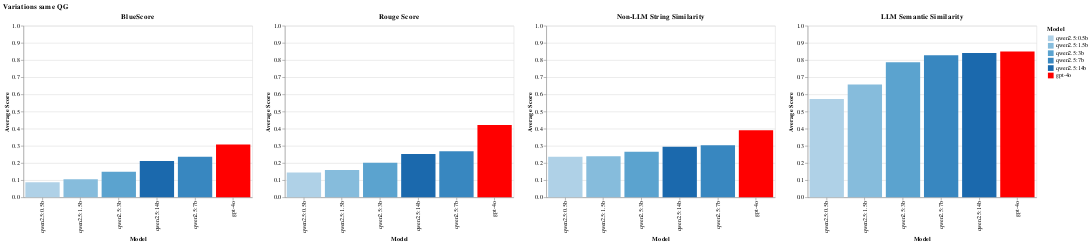
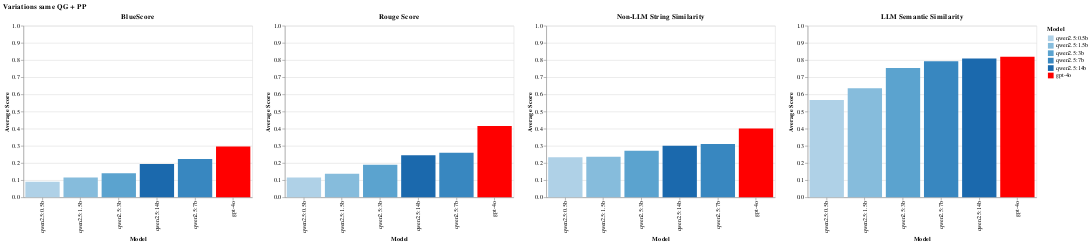
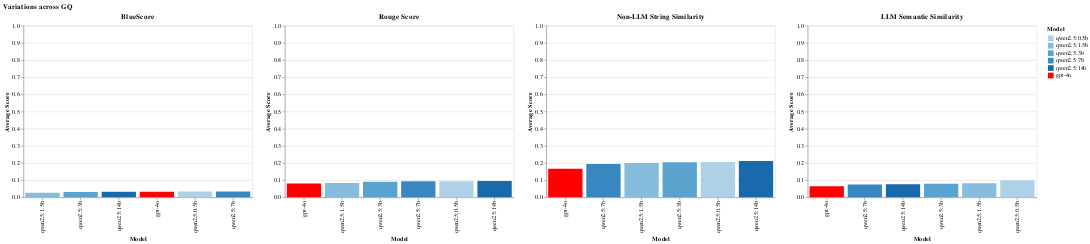
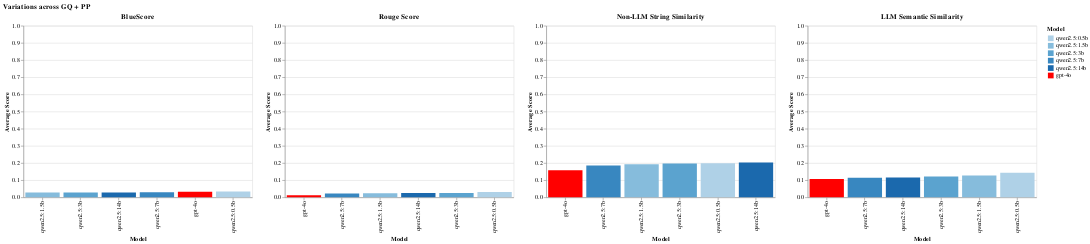

Source (notebook cell) for these figures, in order:
### Code cell
temp_list = [(False, False), (False, True), (True, False), (True, True)]
metric_order = ['BlueScore', 'Rouge Score', 'Non-LLM String Similarity', 'LLM Semantic Similarity']
all_average_scores = []
# Define color
# TODO: would be nice if this is automatic
color_scale = alt.Scale(
    domain=df['model'].unique(),
    range=['#afd1e7', '#86bcdc', '#5ba3cf', '#3887c0', '#1b69ad', 'red']
)
color_condition = alt.Color('model:N', title='Model', scale=color_scale)

for transpose, pre_processing in temp_list:
    transposed_path = 'transpose_' if transpose else ''
    preprocessed_path = 'preprocessed_' if pre_processing else ''
    file_path = f'../data/results/similarity_text-embedding-3-large_{transposed_path}{preprocessed_path}variants.json'

    with open(file_path, 'r', encoding='utf-8') as file:
        json_data = json.load(file)
    df = pd.DataFrame(json_data)

    # Title
    q_group = 'across GQ ' if transpose else 'same QG '
    pre_proc = '+ PP' if pre_processing else ''
    title = 'Variations ' + q_group + pre_proc

    # Chart
    chart = bar_chart(df, metric_order=metric_order, name=title, color_condition=color_condition, scale='shared')
    chart.display()

    # Calculate the average score for each model
    average_scores = df.groupby('model')['avg_score'].mean().reset_index()
    average_scores['experiment'] = title
    all_average_scores.append(average_scores)

final_average_scores = pd.concat(all_average_scores, ignore_index=True)

# Line chart
line_chart = alt.Chart(final_average_scores).mark_line(point=True).encode(
    x=alt.X
    (
        'experiment:N', 
        title='Experiment Variation', 
        axis=alt.Axis(labelAngle=45), 
    ),
    y=alt.Y('avg_score:Q', title='Average Score'),
    color=color_condition,
    tooltip=['model', 'avg_score', 'experiment']
).properties(
    title='Model Performance Across Different Variations',
    width=600
)

# Display the chart
line_chart.display()

### Figure 1 — Vega-Lite specification as saved in the notebook (floating-point values rounded to 4 significant figures)
{"config": {"view": {"continuousWidth": 300, "continuousHeight": 300}}, "hconcat": [{"data": {"name": "data-55b997a0146e51a7f50be242856a34dc"}, "mark": {"type": "bar"}, "encoding": {"color": {"field": "model", "scale": {"domain": ["qwen2.5:0.5b", "qwen2.5:1.5b", "qwen2.5:3b", "qwen2.5:7b", "qwen2.5:14b", "gpt-4o"], "range": ["#afd1e7", "#86bcdc", "#5ba3cf", "#3887c0", "#1b69ad", "red"]}, "title": "Model", "type": "nominal"}, "tooltip": [{"field": "model", "type": "nominal"}, {"field": "avg_score", "type": "quantitative"}], "x": {"field": "model", "sort": ["qwen2.5:0.5b", "qwen2.5:1.5b", "qwen2.5:3b", "qwen2.5:14b", "qwen2.5:7b", "gpt-4o"], "title": "Model", "type": "nominal"}, "y": {"field": "avg_score", "scale": {"domain": [0, 1]}, "title": "Average Score", "type": "quantitative"}}, "height": 300, "title": "BlueScore", "width": 400}, {"data": {"name": "data-312d5c1bf73e8bdb50d70918989e415f"}, "mark": {"type": "bar"}, "encoding": {"color": {"field": "model", "scale": {"domain": ["qwen2.5:0.5b", "qwen2.5:1.5b", "qwen2.5:3b", "qwen2.5:7b", "qwen2.5:14b", "gpt-4o"], "range": ["#afd1e7", "#86bcdc", "#5ba3cf", "#3887c0", "#1b69ad", "red"]}, "title": "Model", "type": "nominal"}, "tooltip": [{"field": "model", "type": "nominal"}, {"field": "avg_score", "type": "quantitative"}], "x": {"field": "model", "sort": ["qwen2.5:0.5b", "qwen2.5:1.5b", "qwen2.5:3b", "qwen2.5:14b", "qwen2.5:7b", "gpt-4o"], "title": "Model", "type": "nominal"}, "y": {"field": "avg_score", "scale": {"domain": [0, 1]}, "title": "Average Score", "type": "quantitative"}}, "height": 300, "title": "Rouge Score", "width": 400}, {"data": {"name": "data-b2785e3926834552d41b46f2c70e2f7a"}, "mark": {"type": "bar"}, "encoding": {"color": {"field": "model", "scale": {"domain": ["qwen2.5:0.5b", "qwen2.5:1.5b", "qwen2.5:3b", "qwen2.5:7b", "qwen2.5:14b", "gpt-4o"], "range": ["#afd1e7", "#86bcdc", "#5ba3cf", "#3887c0", "#1b69ad", "red"]}, "title": "Model", "type": "nominal"}, "tooltip": [{"field": "model", "type": "nominal"}, {"field": "avg_score", "type": "quantitative"}], "x": {"field": "model", "sort": ["qwen2.5:0.5b", "qwen2.5:1.5b", "qwen2.5:3b", "qwen2.5:14b", "qwen2.5:7b", "gpt-4o"], "title": "Model", "type": "nominal"}, "y": {"field": "avg_score", "scale": {"domain": [0, 1]}, "title": "Average Score", "type": "quantitative"}}, "height": 300, "title": "Non-LLM String Similarity", "width": 400}, {"data": {"name": "data-2101a3b2a0f8843e964b826849365573"}, "mark": {"type": "bar"}, "encoding": {"color": {"field": "model", "scale": {"domain": ["qwen2.5:0.5b", "qwen2.5:1.5b", "qwen2.5:3b", "qwen2.5:7b", "qwen2.5:14b", "gpt-4o"], "range": ["#afd1e7", "#86bcdc", "#5ba3cf", "#3887c0", "#1b69ad", "red"]}, "title": "Model", "type": "nominal"}, "tooltip": [{"field": "model", "type": "nominal"}, {"field": "avg_score", "type": "quantitative"}], "x": {"field": "model", "sort": ["qwen2.5:0.5b", "qwen2.5:1.5b", "qwen2.5:3b", "qwen2.5:7b", "qwen2.5:14b", "gpt-4o"], "title": "Model", "type": "nominal"}, "y": {"field": "avg_score", "scale": {"domain": [0, 1]}, "title": "Average Score", "type": "quantitative"}}, "height": 300, "title": "LLM Semantic Similarity", "width": 400}], "resolve": {"scale": {"y": "shared"}}, "title": "Variations same QG ", "$schema": "https://vega.github.io/schema/vega-lite/v5.20.1.json", "datasets": {"data-55b997a0146e51a7f50be242856a34dc": [{"model": "qwen2.5:0.5b", "avg_score": 0.08778, "metric": "BlueScore"}, {"model": "qwen2.5:1.5b", "avg_score": 0.1057, "metric": "BlueScore"}, {"model": "qwen2.5:3b", "avg_score": 0.1493, "metric": "BlueScore"}, {"model": "qwen2.5:7b", "avg_score": 0.2372, "metric": "BlueScore"}, {"model": "qwen2.5:14b", "avg_score": 0.212, "metric": "BlueScore"}, {"model": "gpt-4o", "avg_score": 0.3079, "metric": "BlueScore"}], "data-312d5c1bf73e8bdb50d70918989e415f": [{"model": "qwen2.5:0.5b", "avg_score": 0.144, "metric": "Rouge Score"}, {"model": "qwen2.5:1.5b", "avg_score": 0.1599, "metric": "Rouge Score"}, {"model": "qwen2.5:3b", "avg_score": 0.2011, "metric": "Rouge Score"}, {"model": "qwen2.5:7b", "avg_score": 0.2683, "metric": "Rouge Score"}, {"model": "qwen2.5:14b", "avg_score": 0.2519, "metric": "Rouge Score"}, {"model": "gpt-4o", "avg_score": 0.4214, "metric": "Rouge Score"}], "data-b2785e3926834552d41b46f2c70e2f7a": [{"model": "qwen2.5:0.5b", "avg_score": 0.2365, "metric": "Non-LLM String Similarity"}, {"model": "qwen2.5:1.5b", "avg_score": 0.2395, "metric": "Non-LLM String Similarity"}, {"model": "qwen2.5:3b", "avg_score": 0.2658, "metric": "Non-LLM String Similarity"}, {"model": "qwen2.5:7b", "avg_score": 0.3038, "metric": "Non-LLM String Similarity"}, {"model": "qwen2.5:14b", "avg_score": 0.2942, "metric": "Non-LLM String Similarity"}, {"model": "gpt-4o", "avg_score": 0.3916, "metric": "Non-LLM String Similarity"}], "data-2101a3b2a0f8843e964b826849365573": [{"model": "qwen2.5:0.5b", "avg_score": 0.573, "metric": "LLM Semantic Similarity"}, {"model": "qwen2.5:1.5b", "avg_score": 0.6576, "metric": "LLM Semantic Similarity"}, {"model": "qwen2.5:3b", "avg_score": 0.7874, "metric": "LLM Semantic Similarity"}, {"model": "qwen2.5:7b", "avg_score": 0.8282, "metric": "LLM Semantic Similarity"}, {"model": "qwen2.5:14b", "avg_score": 0.8409, "metric": "LLM Semantic Similarity"}, {"model": "gpt-4o", "avg_score": 0.8503, "metric": "LLM Semantic Similarity"}]}}

### Figure 2 — Vega-Lite specification as saved in the notebook (floating-point values rounded to 4 significant figures)
{"config": {"view": {"continuousWidth": 300, "continuousHeight": 300}}, "hconcat": [{"data": {"name": "data-3f3434a3fdbe4f3acf1b8bf3c4a87b55"}, "mark": {"type": "bar"}, "encoding": {"color": {"field": "model", "scale": {"domain": ["qwen2.5:0.5b", "qwen2.5:1.5b", "qwen2.5:3b", "qwen2.5:7b", "qwen2.5:14b", "gpt-4o"], "range": ["#afd1e7", "#86bcdc", "#5ba3cf", "#3887c0", "#1b69ad", "red"]}, "title": "Model", "type": "nominal"}, "tooltip": [{"field": "model", "type": "nominal"}, {"field": "avg_score", "type": "quantitative"}], "x": {"field": "model", "sort": ["qwen2.5:0.5b", "qwen2.5:1.5b", "qwen2.5:3b", "qwen2.5:14b", "qwen2.5:7b", "gpt-4o"], "title": "Model", "type": "nominal"}, "y": {"field": "avg_score", "scale": {"domain": [0, 1]}, "title": "Average Score", "type": "quantitative"}}, "height": 300, "title": "BlueScore", "width": 400}, {"data": {"name": "data-fec07a6cf8a46cf7a9bb16bd4eeba06c"}, "mark": {"type": "bar"}, "encoding": {"color": {"field": "model", "scale": {"domain": ["qwen2.5:0.5b", "qwen2.5:1.5b", "qwen2.5:3b", "qwen2.5:7b", "qwen2.5:14b", "gpt-4o"], "range": ["#afd1e7", "#86bcdc", "#5ba3cf", "#3887c0", "#1b69ad", "red"]}, "title": "Model", "type": "nominal"}, "tooltip": [{"field": "model", "type": "nominal"}, {"field": "avg_score", "type": "quantitative"}], "x": {"field": "model", "sort": ["qwen2.5:0.5b", "qwen2.5:1.5b", "qwen2.5:3b", "qwen2.5:14b", "qwen2.5:7b", "gpt-4o"], "title": "Model", "type": "nominal"}, "y": {"field": "avg_score", "scale": {"domain": [0, 1]}, "title": "Average Score", "type": "quantitative"}}, "height": 300, "title": "Rouge Score", "width": 400}, {"data": {"name": "data-237edc33a91c149cb5a7155609310d75"}, "mark": {"type": "bar"}, "encoding": {"color": {"field": "model", "scale": {"domain": ["qwen2.5:0.5b", "qwen2.5:1.5b", "qwen2.5:3b", "qwen2.5:7b", "qwen2.5:14b", "gpt-4o"], "range": ["#afd1e7", "#86bcdc", "#5ba3cf", "#3887c0", "#1b69ad", "red"]}, "title": "Model", "type": "nominal"}, "tooltip": [{"field": "model", "type": "nominal"}, {"field": "avg_score", "type": "quantitative"}], "x": {"field": "model", "sort": ["qwen2.5:0.5b", "qwen2.5:1.5b", "qwen2.5:3b", "qwen2.5:14b", "qwen2.5:7b", "gpt-4o"], "title": "Model", "type": "nominal"}, "y": {"field": "avg_score", "scale": {"domain": [0, 1]}, "title": "Average Score", "type": "quantitative"}}, "height": 300, "title": "Non-LLM String Similarity", "width": 400}, {"data": {"name": "data-b1ed1c9e9b273b6efdaff689e5ad991b"}, "mark": {"type": "bar"}, "encoding": {"color": {"field": "model", "scale": {"domain": ["qwen2.5:0.5b", "qwen2.5:1.5b", "qwen2.5:3b", "qwen2.5:7b", "qwen2.5:14b", "gpt-4o"], "range": ["#afd1e7", "#86bcdc", "#5ba3cf", "#3887c0", "#1b69ad", "red"]}, "title": "Model", "type": "nominal"}, "tooltip": [{"field": "model", "type": "nominal"}, {"field": "avg_score", "type": "quantitative"}], "x": {"field": "model", "sort": ["qwen2.5:0.5b", "qwen2.5:1.5b", "qwen2.5:3b", "qwen2.5:7b", "qwen2.5:14b", "gpt-4o"], "title": "Model", "type": "nominal"}, "y": {"field": "avg_score", "scale": {"domain": [0, 1]}, "title": "Average Score", "type": "quantitative"}}, "height": 300, "title": "LLM Semantic Similarity", "width": 400}], "resolve": {"scale": {"y": "shared"}}, "title": "Variations same QG + PP", "$schema": "https://vega.github.io/schema/vega-lite/v5.20.1.json", "datasets": {"data-3f3434a3fdbe4f3acf1b8bf3c4a87b55": [{"model": "qwen2.5:0.5b", "avg_score": 0.091, "metric": "BlueScore"}, {"model": "qwen2.5:1.5b", "avg_score": 0.1153, "metric": "BlueScore"}, {"model": "qwen2.5:3b", "avg_score": 0.1401, "metric": "BlueScore"}, {"model": "qwen2.5:7b", "avg_score": 0.2227, "metric": "BlueScore"}, {"model": "qwen2.5:14b", "avg_score": 0.1936, "metric": "BlueScore"}, {"model": "gpt-4o", "avg_score": 0.2968, "metric": "BlueScore"}], "data-fec07a6cf8a46cf7a9bb16bd4eeba06c": [{"model": "qwen2.5:0.5b", "avg_score": 0.115, "metric": "Rouge Score"}, {"model": "qwen2.5:1.5b", "avg_score": 0.1374, "metric": "Rouge Score"}, {"model": "qwen2.5:3b", "avg_score": 0.1903, "metric": "Rouge Score"}, {"model": "qwen2.5:7b", "avg_score": 0.2603, "metric": "Rouge Score"}, {"model": "qwen2.5:14b", "avg_score": 0.245, "metric": "Rouge Score"}, {"model": "gpt-4o", "avg_score": 0.4163, "metric": "Rouge Score"}], "data-237edc33a91c149cb5a7155609310d75": [{"model": "qwen2.5:0.5b", "avg_score": 0.2338, "metric": "Non-LLM String Similarity"}, {"model": "qwen2.5:1.5b", "avg_score": 0.2364, "metric": "Non-LLM String Similarity"}, {"model": "qwen2.5:3b", "avg_score": 0.2714, "metric": "Non-LLM String Similarity"}, {"model": "qwen2.5:7b", "avg_score": 0.3105, "metric": "Non-LLM String Similarity"}, {"model": "qwen2.5:14b", "avg_score": 0.3008, "metric": "Non-LLM String Similarity"}, {"model": "gpt-4o", "avg_score": 0.4005, "metric": "Non-LLM String Similarity"}], "data-b1ed1c9e9b273b6efdaff689e5ad991b": [{"model": "qwen2.5:0.5b", "avg_score": 0.5668, "metric": "LLM Semantic Similarity"}, {"model": "qwen2.5:1.5b", "avg_score": 0.6354, "metric": "LLM Semantic Similarity"}, {"model": "qwen2.5:3b", "avg_score": 0.7538, "metric": "LLM Semantic Similarity"}, {"model": "qwen2.5:7b", "avg_score": 0.7933, "metric": "LLM Semantic Similarity"}, {"model": "qwen2.5:14b", "avg_score": 0.8086, "metric": "LLM Semantic Similarity"}, {"model": "gpt-4o", "avg_score": 0.8199, "metric": "LLM Semantic Similarity"}]}}

### Figure 3 — Vega-Lite specification as saved in the notebook (floating-point values rounded to 4 significant figures)
{"config": {"view": {"continuousWidth": 300, "continuousHeight": 300}}, "hconcat": [{"data": {"name": "data-8ced911cf975375746313cee90ef8d09"}, "mark": {"type": "bar"}, "encoding": {"color": {"field": "model", "scale": {"domain": ["qwen2.5:0.5b", "qwen2.5:1.5b", "qwen2.5:3b", "qwen2.5:7b", "qwen2.5:14b", "gpt-4o"], "range": ["#afd1e7", "#86bcdc", "#5ba3cf", "#3887c0", "#1b69ad", "red"]}, "title": "Model", "type": "nominal"}, "tooltip": [{"field": "model", "type": "nominal"}, {"field": "avg_score", "type": "quantitative"}], "x": {"field": "model", "sort": ["qwen2.5:1.5b", "qwen2.5:3b", "qwen2.5:14b", "gpt-4o", "qwen2.5:0.5b", "qwen2.5:7b"], "title": "Model", "type": "nominal"}, "y": {"field": "avg_score", "scale": {"domain": [0, 1]}, "title": "Average Score", "type": "quantitative"}}, "height": 300, "title": "BlueScore", "width": 400}, {"data": {"name": "data-e2302b2108058ddfbe19498e39c8222e"}, "mark": {"type": "bar"}, "encoding": {"color": {"field": "model", "scale": {"domain": ["qwen2.5:0.5b", "qwen2.5:1.5b", "qwen2.5:3b", "qwen2.5:7b", "qwen2.5:14b", "gpt-4o"], "range": ["#afd1e7", "#86bcdc", "#5ba3cf", "#3887c0", "#1b69ad", "red"]}, "title": "Model", "type": "nominal"}, "tooltip": [{"field": "model", "type": "nominal"}, {"field": "avg_score", "type": "quantitative"}], "x": {"field": "model", "sort": ["gpt-4o", "qwen2.5:1.5b", "qwen2.5:3b", "qwen2.5:7b", "qwen2.5:0.5b", "qwen2.5:14b"], "title": "Model", "type": "nominal"}, "y": {"field": "avg_score", "scale": {"domain": [0, 1]}, "title": "Average Score", "type": "quantitative"}}, "height": 300, "title": "Rouge Score", "width": 400}, {"data": {"name": "data-aa8428b35ce90eee2554f200f4f9a1e5"}, "mark": {"type": "bar"}, "encoding": {"color": {"field": "model", "scale": {"domain": ["qwen2.5:0.5b", "qwen2.5:1.5b", "qwen2.5:3b", "qwen2.5:7b", "qwen2.5:14b", "gpt-4o"], "range": ["#afd1e7", "#86bcdc", "#5ba3cf", "#3887c0", "#1b69ad", "red"]}, "title": "Model", "type": "nominal"}, "tooltip": [{"field": "model", "type": "nominal"}, {"field": "avg_score", "type": "quantitative"}], "x": {"field": "model", "sort": ["gpt-4o", "qwen2.5:7b", "qwen2.5:1.5b", "qwen2.5:3b", "qwen2.5:0.5b", "qwen2.5:14b"], "title": "Model", "type": "nominal"}, "y": {"field": "avg_score", "scale": {"domain": [0, 1]}, "title": "Average Score", "type": "quantitative"}}, "height": 300, "title": "Non-LLM String Similarity", "width": 400}, {"data": {"name": "data-ffebba4eae3f53bc2f5765ed5b302242"}, "mark": {"type": "bar"}, "encoding": {"color": {"field": "model", "scale": {"domain": ["qwen2.5:0.5b", "qwen2.5:1.5b", "qwen2.5:3b", "qwen2.5:7b", "qwen2.5:14b", "gpt-4o"], "range": ["#afd1e7", "#86bcdc", "#5ba3cf", "#3887c0", "#1b69ad", "red"]}, "title": "Model", "type": "nominal"}, "tooltip": [{"field": "model", "type": "nominal"}, {"field": "avg_score", "type": "quantitative"}], "x": {"field": "model", "sort": ["gpt-4o", "qwen2.5:7b", "qwen2.5:14b", "qwen2.5:3b", "qwen2.5:1.5b", "qwen2.5:0.5b"], "title": "Model", "type": "nominal"}, "y": {"field": "avg_score", "scale": {"domain": [0, 1]}, "title": "Average Score", "type": "quantitative"}}, "height": 300, "title": "LLM Semantic Similarity", "width": 400}], "resolve": {"scale": {"y": "shared"}}, "title": "Variations across GQ ", "$schema": "https://vega.github.io/schema/vega-lite/v5.20.1.json", "datasets": {"data-8ced911cf975375746313cee90ef8d09": [{"model": "qwen2.5:0.5b", "avg_score": 0.03377, "metric": "BlueScore"}, {"model": "qwen2.5:1.5b", "avg_score": 0.02692, "metric": "BlueScore"}, {"model": "qwen2.5:3b", "avg_score": 0.03071, "metric": "BlueScore"}, {"model": "qwen2.5:7b", "avg_score": 0.03385, "metric": "BlueScore"}, {"model": "qwen2.5:14b", "avg_score": 0.03248, "metric": "BlueScore"}, {"model": "gpt-4o", "avg_score": 0.03279, "metric": "BlueScore"}], "data-e2302b2108058ddfbe19498e39c8222e": [{"model": "qwen2.5:0.5b", "avg_score": 0.09342, "metric": "Rouge Score"}, {"model": "qwen2.5:1.5b", "avg_score": 0.08429, "metric": "Rouge Score"}, {"model": "qwen2.5:3b", "avg_score": 0.0905, "metric": "Rouge Score"}, {"model": "qwen2.5:7b", "avg_score": 0.09342, "metric": "Rouge Score"}, {"model": "qwen2.5:14b", "avg_score": 0.09527, "metric": "Rouge Score"}, {"model": "gpt-4o", "avg_score": 0.08102, "metric": "Rouge Score"}], "data-aa8428b35ce90eee2554f200f4f9a1e5": [{"model": "qwen2.5:0.5b", "avg_score": 0.2063, "metric": "Non-LLM String Similarity"}, {"model": "qwen2.5:1.5b", "avg_score": 0.2003, "metric": "Non-LLM String Similarity"}, {"model": "qwen2.5:3b", "avg_score": 0.2047, "metric": "Non-LLM String Similarity"}, {"model": "qwen2.5:7b", "avg_score": 0.1939, "metric": "Non-LLM String Similarity"}, {"model": "qwen2.5:14b", "avg_score": 0.2121, "metric": "Non-LLM String Similarity"}, {"model": "gpt-4o", "avg_score": 0.167, "metric": "Non-LLM String Similarity"}], "data-ffebba4eae3f53bc2f5765ed5b302242": [{"model": "qwen2.5:0.5b", "avg_score": 0.09911, "metric": "LLM Semantic Similarity"}, {"model": "qwen2.5:1.5b", "avg_score": 0.0817, "metric": "LLM Semantic Similarity"}, {"model": "qwen2.5:3b", "avg_score": 0.07897, "metric": "LLM Semantic Similarity"}, {"model": "qwen2.5:7b", "avg_score": 0.07489, "metric": "LLM Semantic Similarity"}, {"model": "qwen2.5:14b", "avg_score": 0.0757, "metric": "LLM Semantic Similarity"}, {"model": "gpt-4o", "avg_score": 0.06446, "metric": "LLM Semantic Similarity"}]}}

### Figure 4 — Vega-Lite specification as saved in the notebook (floating-point values rounded to 4 significant figures)
{"config": {"view": {"continuousWidth": 300, "continuousHeight": 300}}, "hconcat": [{"data": {"name": "data-60c5aea9bf693b8067bfcee0d019fdf2"}, "mark": {"type": "bar"}, "encoding": {"color": {"field": "model", "scale": {"domain": ["qwen2.5:0.5b", "qwen2.5:1.5b", "qwen2.5:3b", "qwen2.5:7b", "qwen2.5:14b", "gpt-4o"], "range": ["#afd1e7", "#86bcdc", "#5ba3cf", "#3887c0", "#1b69ad", "red"]}, "title": "Model", "type": "nominal"}, "tooltip": [{"field": "model", "type": "nominal"}, {"field": "avg_score", "type": "quantitative"}], "x": {"field": "model", "sort": ["qwen2.5:1.5b", "qwen2.5:3b", "qwen2.5:14b", "qwen2.5:7b", "gpt-4o", "qwen2.5:0.5b"], "title": "Model", "type": "nominal"}, "y": {"field": "avg_score", "scale": {"domain": [0, 1]}, "title": "Average Score", "type": "quantitative"}}, "height": 300, "title": "BlueScore", "width": 400}, {"data": {"name": "data-14a8246ac54b6e89a373cd9638baf1c7"}, "mark": {"type": "bar"}, "encoding": {"color": {"field": "model", "scale": {"domain": ["qwen2.5:0.5b", "qwen2.5:1.5b", "qwen2.5:3b", "qwen2.5:7b", "qwen2.5:14b", "gpt-4o"], "range": ["#afd1e7", "#86bcdc", "#5ba3cf", "#3887c0", "#1b69ad", "red"]}, "title": "Model", "type": "nominal"}, "tooltip": [{"field": "model", "type": "nominal"}, {"field": "avg_score", "type": "quantitative"}], "x": {"field": "model", "sort": ["gpt-4o", "qwen2.5:7b", "qwen2.5:1.5b", "qwen2.5:14b", "qwen2.5:3b", "qwen2.5:0.5b"], "title": "Model", "type": "nominal"}, "y": {"field": "avg_score", "scale": {"domain": [0, 1]}, "title": "Average Score", "type": "quantitative"}}, "height": 300, "title": "Rouge Score", "width": 400}, {"data": {"name": "data-2329488cfdee099d54fe9eb4ef507197"}, "mark": {"type": "bar"}, "encoding": {"color": {"field": "model", "scale": {"domain": ["qwen2.5:0.5b", "qwen2.5:1.5b", "qwen2.5:3b", "qwen2.5:7b", "qwen2.5:14b", "gpt-4o"], "range": ["#afd1e7", "#86bcdc", "#5ba3cf", "#3887c0", "#1b69ad", "red"]}, "title": "Model", "type": "nominal"}, "tooltip": [{"field": "model", "type": "nominal"}, {"field": "avg_score", "type": "quantitative"}], "x": {"field": "model", "sort": ["gpt-4o", "qwen2.5:7b", "qwen2.5:1.5b", "qwen2.5:3b", "qwen2.5:0.5b", "qwen2.5:14b"], "title": "Model", "type": "nominal"}, "y": {"field": "avg_score", "scale": {"domain": [0, 1]}, "title": "Average Score", "type": "quantitative"}}, "height": 300, "title": "Non-LLM String Similarity", "width": 400}, {"data": {"name": "data-34701224a20987664d6acb8a54f4b0fc"}, "mark": {"type": "bar"}, "encoding": {"color": {"field": "model", "scale": {"domain": ["qwen2.5:0.5b", "qwen2.5:1.5b", "qwen2.5:3b", "qwen2.5:7b", "qwen2.5:14b", "gpt-4o"], "range": ["#afd1e7", "#86bcdc", "#5ba3cf", "#3887c0", "#1b69ad", "red"]}, "title": "Model", "type": "nominal"}, "tooltip": [{"field": "model", "type": "nominal"}, {"field": "avg_score", "type": "quantitative"}], "x": {"field": "model", "sort": ["gpt-4o", "qwen2.5:7b", "qwen2.5:14b", "qwen2.5:3b", "qwen2.5:1.5b", "qwen2.5:0.5b"], "title": "Model", "type": "nominal"}, "y": {"field": "avg_score", "scale": {"domain": [0, 1]}, "title": "Average Score", "type": "quantitative"}}, "height": 300, "title": "LLM Semantic Similarity", "width": 400}], "resolve": {"scale": {"y": "shared"}}, "title": "Variations across GQ + PP", "$schema": "https://vega.github.io/schema/vega-lite/v5.20.1.json", "datasets": {"data-60c5aea9bf693b8067bfcee0d019fdf2": [{"model": "qwen2.5:0.5b", "avg_score": 0.03426, "metric": "BlueScore"}, {"model": "qwen2.5:1.5b", "avg_score": 0.02804, "metric": "BlueScore"}, {"model": "qwen2.5:3b", "avg_score": 0.02839, "metric": "BlueScore"}, {"model": "qwen2.5:7b", "avg_score": 0.02979, "metric": "BlueScore"}, {"model": "qwen2.5:14b", "avg_score": 0.02878, "metric": "BlueScore"}, {"model": "gpt-4o", "avg_score": 0.03254, "metric": "BlueScore"}], "data-14a8246ac54b6e89a373cd9638baf1c7": [{"model": "qwen2.5:0.5b", "avg_score": 0.03077, "metric": "Rouge Score"}, {"model": "qwen2.5:1.5b", "avg_score": 0.02386, "metric": "Rouge Score"}, {"model": "qwen2.5:3b", "avg_score": 0.02579, "metric": "Rouge Score"}, {"model": "qwen2.5:7b", "avg_score": 0.02225, "metric": "Rouge Score"}, {"model": "qwen2.5:14b", "avg_score": 0.02565, "metric": "Rouge Score"}, {"model": "gpt-4o", "avg_score": 0.01271, "metric": "Rouge Score"}], "data-2329488cfdee099d54fe9eb4ef507197": [{"model": "qwen2.5:0.5b", "avg_score": 0.1988, "metric": "Non-LLM String Similarity"}, {"model": "qwen2.5:1.5b", "avg_score": 0.1935, "metric": "Non-LLM String Similarity"}, {"model": "qwen2.5:3b", "avg_score": 0.197, "metric": "Non-LLM String Similarity"}, {"model": "qwen2.5:7b", "avg_score": 0.1854, "metric": "Non-LLM String Similarity"}, {"model": "qwen2.5:14b", "avg_score": 0.203, "metric": "Non-LLM String Similarity"}, {"model": "gpt-4o", "avg_score": 0.1584, "metric": "Non-LLM String Similarity"}], "data-34701224a20987664d6acb8a54f4b0fc": [{"model": "qwen2.5:0.5b", "avg_score": 0.1432, "metric": "LLM Semantic Similarity"}, {"model": "qwen2.5:1.5b", "avg_score": 0.1273, "metric": "LLM Semantic Similarity"}, {"model": "qwen2.5:3b", "avg_score": 0.122, "metric": "LLM Semantic Similarity"}, {"model": "qwen2.5:7b", "avg_score": 0.1147, "metric": "LLM Semantic Similarity"}, {"model": "qwen2.5:14b", "avg_score": 0.115, "metric": "LLM Semantic Similarity"}, {"model": "gpt-4o", "avg_score": 0.1063, "metric": "LLM Semantic Similarity"}]}}
